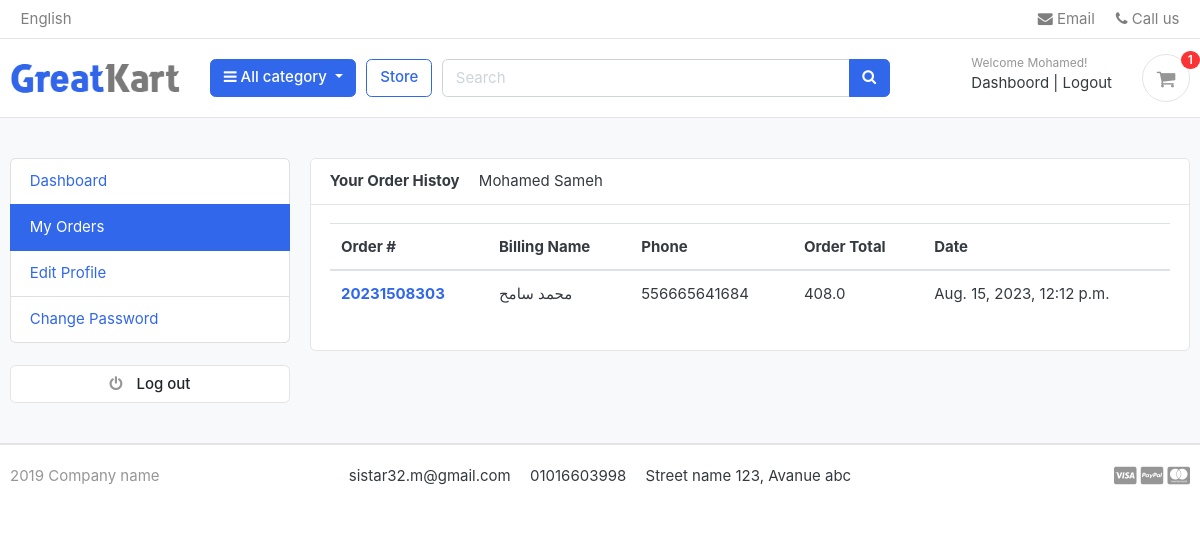
/accounts/my_orders/ (signed in), run on the app's committed database.
### accounts/models.py (models this page shows, shortened)
class Accounts(AbstractBaseUser):
    first_name =models.CharField(max_length=50)
    last_name =models.CharField(max_length=50)
    username =models.CharField(max_length=50,unique=True)
    email=models.EmailField(max_length=50,unique=True)
    phone_numper=models.CharField(max_length=50)
    dete_joined   =models.DateTimeField(auto_now_add=True)
    last_login =models.DateTimeField(auto_now_add=True)
    is_admin =models.BooleanField(default=False)
    is_staff =models.BooleanField(default=False)
    is_active=models.BooleanField(default=False)
    is_admin = models.BooleanField(default=False)
    is_superadmin=models.BooleanField(default=False)
    USERNAME_FIELD='email'
    REQUIRED_FIELDS=['username','first_name','last_name',]
    objects=MyAccountsManager()

### orders/models.py (models this page shows, shortened)
class Order (models.Model):
    STATUS=[
        ('New','New'),
        ('Accepted','Accepted'),
        ('Completed','Completed'),
        ('Cancelled','Cancelled'),
    ]
    user=models.ForeignKey(Accounts, on_delete=models.SET_NULL,null=True)
    payment=models.ForeignKey(Payment, on_delete=models.SET_NULL,null=True,blank=True)
    order_numper=models.CharField(max_length=20)
    first_name=models.CharField(max_length=50)
    last_name=models.CharField(max_length=50)
    phone=models.CharField(max_length=15)
    email=models.EmailField(max_length=50)
    address_line_1=models.CharField(max_length=50)
    address_line_2=models.CharField(max_length=50,blank=True)
    country=models.CharField(max_length=50)
    state=models.CharField(max_length=50)
    city=models.CharField(max_length=50)
    order_note=models.CharField(max_length=100,blank=True)
    order_total=models.FloatField()
    tax=models.FloatField()
    status=models.CharField(max_length=10,choices=STATUS,default='New')
    ip=models.CharField(max_length=20,blank=True)
    is_order=models.BooleanField(default=False)
    created_at=models.DateTimeField(auto_now_add=True)
    updated_at=models.DateTimeField(auto_now=True)
    def full_name (self):
        return f'{self.first_name} {self.last_name}'

### accounts/views.py (the view)
# urls.py: path('my_orders/',views.my_orders,name='my_orders'),
@login_required(login_url='login')
def my_orders (request):
    orders=Order.objects.filter(user_id=request.user.id,is_order=True).order_by('-created_at')
    return render (request,'Accounts/my_orders.html',{'orders':orders})

### cart/context_processors.py (called while the page is built)
def counter (request):
    cart_count=0
    try:
        cart=Cart.objects.filter(cart_id=_cart_id(request))
        if request.user.is_authenticated:
            cart_items=CartItem.objects.filter(user=request.user)
        else:
            cart_items=CartItem.objects.filter(cart=cart[0:1]) # عناصر العربي اللي ف العربيه الواحده و الاولي
        for cart_item in cart_items :
            cart_count+=cart_item.quantity
    except Cart.DoesNotExist :
        cart_count=0
    return dict (cart_count=cart_count)

### cart/views.py (called while the page is built)
def _cart_id (request):
    cart=request.session.session_key
    if not cart :
        cart=request.session.create()
    return cart

### category/context_processors.py (called while the page is built)
def menu_links (request):
    links=Category.objects.all()
    return dict(links=links)

### category/models.py (called while the page is built)
    def get_url (self):
        return reverse ('product_by_catigory',args=[self.slug])

### templates/Accounts/my_orders.html (shortened to what this page needs)
{% extends 'base.html' %}
{% block content %}
<section class="section-conten padding-y bg">
<div class="container">
	<div class="row">
    {% include 'includes/dashboard_sidebar.html' %}
	<main class="col-md-9">
		<article class="card">
		<header class="card-header">
			<strong class="d-inline-block mr-3">Your Order Histoy</strong>
			<span>{{user.first_name}} {{user.last_name}}</span>
		</header>
		<div class="card-body">
			<div class="row">
				<div class="col-md-12">
                    <table class="table">
                        <thead>
                        <tr>
                            <th scope="col">Order #</th>
                            <th scope="col">Billing Name</th>
                            <th scope="col">Phone</th>
                            <th scope="col">Order Total</th>
                            <th scope="col">Date</th>
                        </tr>
                        </thead>
                        <tbody class="table-group-divider">
                        {% for order in orders %}
                        <tr>
                            <th scope="row"> <a href="{% url 'order_detail' order.order_numper %}">{{order.order_numper}}</a></th>
                            <td>{{order.full_name}}</td>
                            <td>{{order.phone}}</td>
                            <td>{{order.order_total}}</td>
                            <td>{{order.created_at}}</td>
                        </tr>
                        {% endfor %}
                        </tbody>
                    </table>
				</div>
			</div>
		</div>
		</article>
	</main>
</div>
</div>
</section>
{% endblock content %}

### templates/includes/navbar.html (shortened to what this page needs)
{% load static %}
<header class="section-header">
    <nav class="navbar p-md-0 navbar-expand-sm navbar-light border-bottom">
        <div class="container">
            <div class="collapse navbar-collapse" id="navbarTop4">
                <ul class="navbar-nav mr-auto">
                    <li class="nav-item dropdown">
                        <a href="#" class="nav-link"> English </a>
                    </li>
                </ul>
                <ul class="navbar-nav">
                    <li><a href="#" class="nav-link"> <i class="fa fa-envelope"></i> Email </a></li>
                    <li><a href="#" class="nav-link"> <i class="fa fa-phone"></i> Call us </a></li>
                </ul>
            </div>
        </div>
    </nav>
    <section class="header-main border-bottom">
        <div class="container">
            <div class="row align-items-center">
                <div class="col-lg-2 col-md-3 col-6">
                    <a href="/" class="brand-wrap">
                        <img class="logo" src="{% static './images/logo.png' %}">
                    </a>
                </div>
                <div class="col-lg col-sm col-md col-6 flex-grow-0">
                    <div class="category-wrap dropdown d-inline-block float-right">
                        <button type="button" class="btn btn-primary dropdown-toggle" data-toggle="dropdown">
                            <i class="fa fa-bars"></i> All category
                        </button>
                    </div>
                </div>
                <a href="{% url 'store' %}" class="btn btn-outline-primary">Store</a>
                <div class="col-lg  col-md-6 col-sm-12 col">
                    <form action="{% url 'search' %}" class="search" method="get">
                        <div class="input-group w-100">
                            <input type="text" class="form-control" style="width:60%;" placeholder="Search" name="keyword">
                            <div class="input-group-append">
                                <button class="btn btn-primary" type="submit">
                                    <i class="fa fa-search"></i>
                                </button>
                            </div>
                        </div>
                    </form>
                </div>
                <div class="col-lg-3 col-sm-6 col-8 order-2 order-lg-3">
                    <div class="d-flex justify-content-end mb-3 mb-lg-0">
                        {% if user.id is None %}
                        <div class="widget-header">
                            <small class="title text-muted">Welcome guest!</small>
                            <div>
                                <a href="{% url 'login' %}">Sign in</a> <span class="dark-transp"> | </span>
                                <a href="{% url 'register' %}"> Register</a>
                            </div>
                        </div>
                        {% else %}
                        <div class="widget-header">
                            <small class="title text-muted">Welcome {{user.first_name}}!</small>
                            <div>
                                <a href="{% url 'dashboard' %}">Dashboord</a> <span class="dark-transp"> | </span>
                                <a href="{% url 'logout' %}"> Logout</a>
                            </div>
                        </div>
                        {% endif %}
                        <a href="{% url 'cart' %}" class="widget-header pl-3 ml-3">
                            <div class="icon icon-sm rounded-circle border"><i class="fa fa-shopping-cart"></i></div>
                            <span class="badge badge-pill badge-danger notify">{{cart_count}}</span>
                        </a>
                    </div>
                </div>
            </div>
        </div>
    </section>
</header>

### static/css/ui.css (style rules this page uses)
html { font-family: "Inter", sans-serif; font-size: 15px; }
.icon-xs, .icon-sm, .icon-md, .icon-lg { display: inline-block; text-align: center; flex-shrink: 0; flex-grow: 0; }
.icon-sm { width: 48px; height: 48px; line-height: 48px !important; font-size: 20px; }
.padding-y { padding-top: 40px; padding-bottom: 40px; }
article:after, .form-group:after { display: block; clear: both; content: ""; }
.bg { background-color: #f8f9fa; }
.header-main { position: relative; padding-top: 1rem; padding-bottom: 1rem; }
.brand-wrap .logo, .navbar-brand .logo { margin-right: 7px; max-height: 42px; display: inline-block; }
.widget-header { display: inline-block; vertical-align: middle; position: relative; }
.widget-header a { color: #343a40; }
.widget-header i { color: #969696; }
.widget-header .title { display: block; }
.widget-header .notify { position: absolute; top: -3px; right: -10px; }
.notify { position: absolute; top: -4px; right: -10px; display: inline-block; padding: 0.25em 0.6em; font-size: 12px; line-height: 1; text-align: center; border-radius: 3rem; color: #fff; background-color: #fa3434; }

### data on the page
Accounts: first_name "Mohamed", last_name "Sameh"
Order: order_numper "20231508303", full_name "محمد سامح", phone "556665641684", order_total "408.0", created_at "Aug. 15, 2023, 12:12 p.m."

### other printed values
{{ cart_count }} "1"
